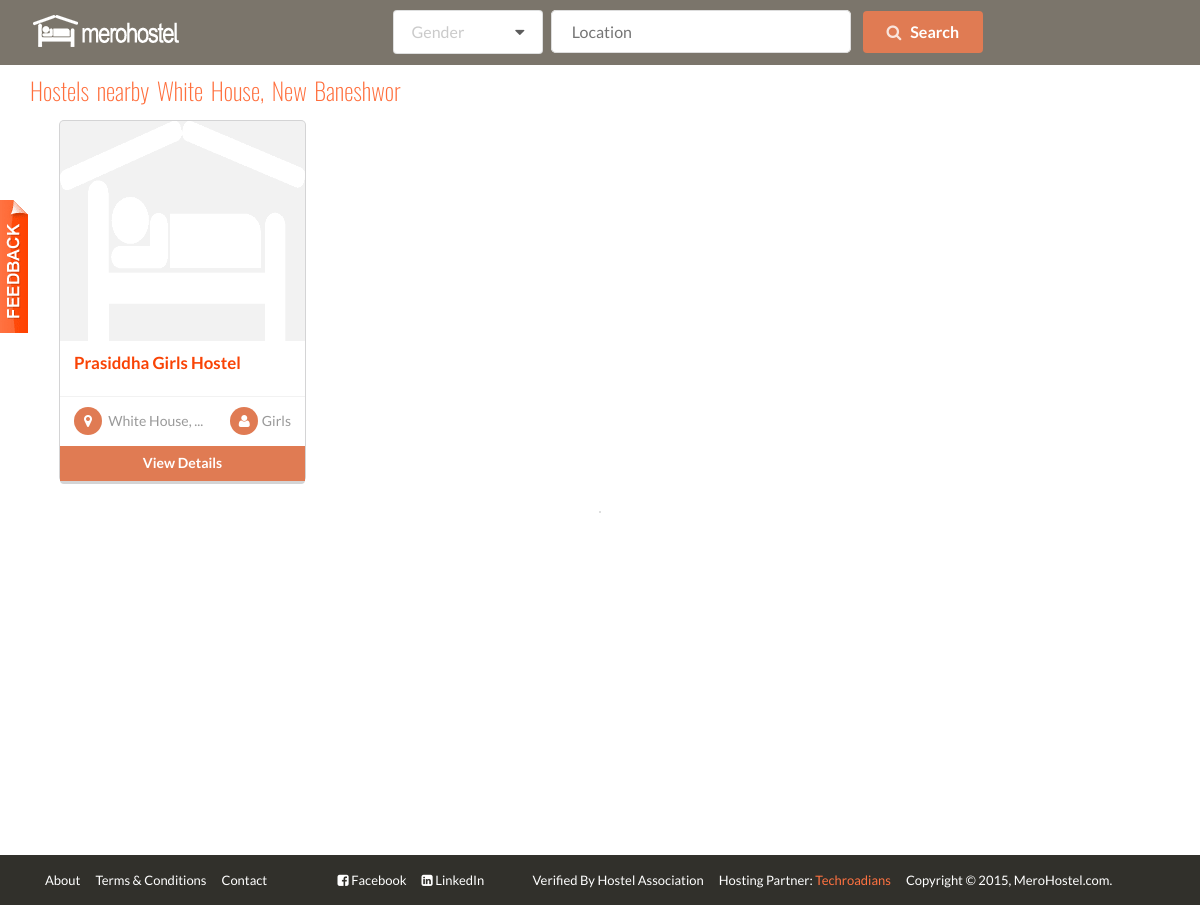
Screenshot of /hostels-not-found-test.php?location=White House, New Baneshwor with the database file from the repository.
### tables this page shows
CREATE TABLE IF NOT EXISTS `hostel` (
  `id` int(11) NOT NULL AUTO_INCREMENT,
  `name` varchar(255) NOT NULL,
  `gender` varchar(5) NOT NULL,
  `address` varchar(255) DEFAULT NULL,
  `estd_year` int(11) DEFAULT NULL,
  `fee_structure_id` int(11) DEFAULT NULL,
  `capacity` int(11) NOT NULL,
  PRIMARY KEY (`id`),
  KEY `fk_fee_st_hostel` (`fee_structure_id`)
);

### hostels-not-found-test.php (the view, shortened to what this page needs)
<!DOCTYPE HTML>
<html>
	<head>
        <?php
            if (!isset($_GET["gender"])) {
                $gender = "";
            } else {
                $gender = $_GET["gender"];
            }
            if (isset($_GET["location"])) {
                $location = $_GET["location"];
            } else {
                $location = "";
            }
            include 'DBConnection.php';
            $per_page = 8;
            if (isset($_GET["page"]))
                $page = $_GET["page"];
            else
                $page = 1;
            $start_from = ($page - 1) * $per_page;
            if ($gender == "" || $gender == null)
                $sql = "select DISTINCT(h.id), h.name, h.address, h.gender from hostel h
                        left join main_photo mp on h.id = mp.hostel_id
                        where address like '%$location%' order by case when photo_id is null then 1 else 0 end, photo_id";
            else
                $sql = "select DISTINCT(h.id), h.name, h.address, h.gender from hostel h
                        left join main_photo mp on h.id = mp.hostel_id
                        where address like '%$location%' and gender = '$gender' order by case when photo_id is null then 1 else 0 end, photo_id";
        ?>
        <?php
            $sql .= " LIMIT $start_from, $per_page";
            $result = $conn -> query($sql);
        ?>
		<link rel="stylesheet" href="css/main.css" />
		<link href="bootstrap/bootstrap.css" rel="stylesheet">
		<link href="font_awesome/css/font-awesome.css" rel="stylesheet">
		<link href="semantic/dist/semantic.min.css" type="text/css" rel="stylesheet"/>
	</head>
	<body>
        <?php include 'header.php'; ?>
		<div id="wrapper">
			<div id="content">
				<?php
				include "feedback.php";
 ?>
				<div style="background: #fff;" class="container">
					<div class="row"  id="frameContent" style="padding-top: 20px; padding-bottom: 20px;">
						<div class="col-md-12">
	<h2 style="  color: rgb(255, 110, 60); word-spacing: 3px; font-family: 'Oswald', sans-serif; font-weight: 200;">
                                <?php
								$test_result = $conn -> query("SELECT * FROM hostel where address = '" . $location . "'");
								if (mysqli_num_rows($test_result) > 0) {
									if (($location != null || $location != '') && ($gender == null || $gender == ''))
										echo "Hostels nearby " . $location;
									else if (($location != null || $location != '') && ($gender != null || $gender != ''))
										echo " nearby " . $location;
								} elseif ($conn -> query("SELECT * FROM hostel where address = '" . $location . " %'")) {
									if (($location != null || $location != '') && ($gender == null || $gender == ''))
										echo "Hostels nearby " . $location;
									else if (($location != null || $location != '') && ($gender != null || $gender != ''))
										echo " nearby " . $location;
								}
                                ?>
                            </h2>
                                <?php
                                    while($row = $result->fetch_assoc()) {
                                ?>
							<div class="hostelThumb">
								<div class="ui card">
									<div class="image">
					<?php
						$name = $row["name"];
						$nameForLink=str_replace(" ", "+", $name);
					?>
                                        <a href="hostelDetail.php?name=<?php echo $nameForLink; ?>">
                                            <?php
                                            $h_id = $row["id"];
                                            $photos = $conn->query("SELECT url FROM photo p
                                                JOIN main_photo mp on mp.photo_id = p.id
                                                JOIN hostel h on h.id = mp.hostel_id where h.id = $h_id");
                                            $photos_row = $photos -> fetch_assoc();
                                            $url = $photos_row["url"];
                                            $url = str_replace("s640", "s240", $url);
                                            if($url != null) {
                                                ?>
                                                <img src="<?php echo $url; ?>"/>
                                            <?php }else { ?>
                                                <img src="img/hostel_icon.png"/>
                                            <?php } ?>
                                        </a>
									</div>
									<div class="content">
										<div class="header">
											<?php
											if (strlen($name) > 24) {
												$shortName = substr($name, 0, 22) . "...";
												echo "<a href=hostelDetail.php?name=" . $nameForLink, ">$shortName</a>";
											} else {
												echo "<a href=hostelDetail.php?name=" . $nameForLink, ">$name</a>";
											}
                                            ?>
										</div>
									</div>
									<div class="extra content">
										<a class="right floated created" href="hostels-in-kathmandu.php?gender=<?php echo $row["gender"]; ?>"><i class="circular inverted orange  user icon"></i><?php echo $row["gender"]; ?></a>
                                        <a class="friends" href="hostels-in-kathmandu.php?location=<?php echo $row["address"]; ?>"><i class="circular inverted orange  point icon"></i>
                                            <?php $loc = $row["address"];
											if (strlen($loc) > 15)
												echo substr($loc, 0, 13) . "...";
											else
												echo $loc;
                                            ?>
									</div>
									<a  style="text-decoration: none;"  href="hostelDetail.php?id=<?php echo $row["id"]; ?>">
									<div style="display: block;	border-radius: 0; margin: 0;" class="ui orange button">
										View Details
									</div> </a>
								</div>
							</div>
                            <?php } ?>
                            <div id="pager">
							</div>
						</div>
					</div>
				</div>
			</div>
            <?php
			include "footer.php";
		?>
			</div>
	</body>
</html>

### css/main.css (style rules this page uses)
body, html { font-family: Georgia, sans-serif; font-size: 16px; color: #31302B; margin: 0; padding: 0; height: 100% !important; }
div, dl, dt, dd, ul, li, h1, h2, h3, h4, h5, h6, pre, form, fieldset, input, textarea, p, blockquote, th, td { margin: 0; padding: 0; }
a:link, a:visited { color: rgb(249, 67, 5); text-decoration: none; }
#wrapper { min-height: 100%; position: relative; top: 55px; }
#content { background-color: #fff; padding-bottom: 50px; }
.hostelThumb { display: inline-block; width: 245px; margin-left: 30px; margin-bottom: 20px; }
.extra.content a { text-decoration: none; }
div#pager { text-align: center; }
#frameContent { min-height: 100vh;; }
.ui.card img { width: 100%; height: 220px; }

### rows the page displays
hostel: name "Prasiddha Girls Hostel", gender "Girls", address "White House,"

### other values shown
$location "White House, New Baneshwor"
